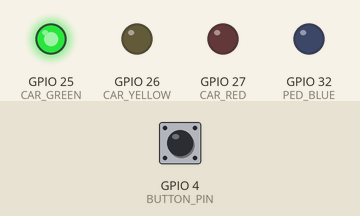
This sketch was run on a simulated ESP32. On the bench: output pins drawn as LEDs (lit = HIGH). Inputs (shaded band) come from the test bench; at power-on: GPIO 4 (BUTTON_PIN) HIGH.

Above: at 1.2 s.
1.3 s: GPIO 4 (BUTTON_PIN) pulled LOW for 0.15 s
At 1.55 s:
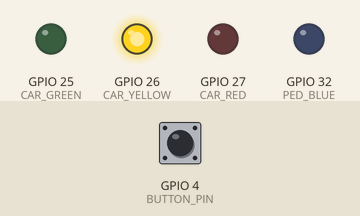
At 2.2 s:
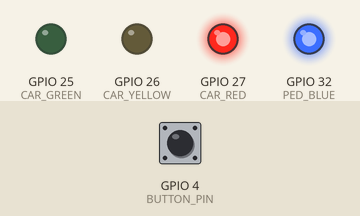
Timing chart, 0 to 7.3 s (numbered marks = the images above; inputs shaded):
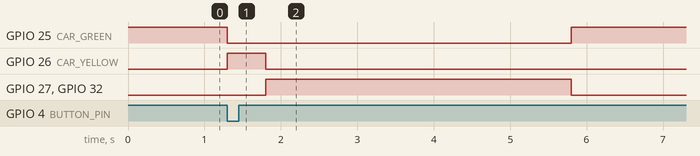

Measured:
- after the input at 1.3 s, GPIO 25 (CAR_GREEN): HIGH → LOW at once, → HIGH 4.5 s later; GPIO 26 (CAR_YELLOW): LOW → HIGH at once, → LOW 0.50 s later; GPIO 27 (CAR_RED), GPIO 32 (PED_BLUE): LOW → HIGH after 0.50 s, → LOW 4.0 s later

The sketch:

Assignment_2.ino
```cpp
// ---- Pins ----
const int CAR_GREEN  = 25;
const int CAR_YELLOW = 26;
const int CAR_RED    = 27;
const int PED_BLUE   = 32;
const int BUTTON_PIN = 4;

// ---- Timing (in 50 ms ticks) ----
const uint32_t TICK_US       = 50000;  // timer fires every 50 ms
const uint32_t YELLOW_TICKS  = 10;     // 0.5 s
const uint32_t PED_TICKS     = 80;     // 4 s

// ---- States ----
const int CAR_GREEN_STATE  = 0;
const int CAR_YELLOW_STATE = 1;
const int PED_WALK_STATE   = 2;
int state = CAR_GREEN_STATE;

// ---- Shared with ISRs ----
volatile bool     buttonPressed = false;
volatile uint32_t tickCount     = 0;

hw_timer_t *timer = NULL;

// Hardware interrupt: button
void IRAM_ATTR onButton() {
  buttonPressed = true;
}

// Timer interrupt: count ticks
void IRAM_ATTR onTimer() {
  tickCount++;
}

void setLights(bool green, bool yellow, bool red, bool blue) {
  digitalWrite(CAR_GREEN,  green);
  digitalWrite(CAR_YELLOW, yellow);
  digitalWrite(CAR_RED,    red);
  digitalWrite(PED_BLUE,   blue);
}

void resetTicks() {
  noInterrupts();
  tickCount = 0;
  interrupts();
}

uint32_t getTicks() {
  noInterrupts();
  uint32_t t = tickCount;
  interrupts();
  return t;
}

void setup() {
  pinMode(CAR_GREEN,  OUTPUT);
  pinMode(CAR_YELLOW, OUTPUT);
  pinMode(CAR_RED,    OUTPUT);
  pinMode(PED_BLUE,   OUTPUT);
  pinMode(BUTTON_PIN, INPUT_PULLUP);

  attachInterrupt(digitalPinToInterrupt(BUTTON_PIN), onButton, FALLING);

  // Timer: 1 MHz base, alarm every TICK_US
  timer = timerBegin(1000000);
  timerAttachInterrupt(timer, &onTimer);
  timerAlarm(timer, TICK_US, true, 0);

  setLights(HIGH, LOW, LOW, LOW);  // car green, pedestrian stop
}

void loop() {
  switch (state) {

    case CAR_GREEN_STATE:
      if (buttonPressed) {
        buttonPressed = false;
        resetTicks();
        setLights(LOW, HIGH, LOW, LOW);  // car yellow, pedestrian stop
        state = CAR_YELLOW_STATE;
      }
      break;

    case CAR_YELLOW_STATE:
      if (getTicks() >= YELLOW_TICKS) {
        resetTicks();
        setLights(LOW, LOW, HIGH, HIGH);  // car red, pedestrian walk (blue ON)
        state = PED_WALK_STATE;
      }
      break;

    case PED_WALK_STATE:
      if (getTicks() >= PED_TICKS) {
        buttonPressed = false;            // ignore presses during sequence
        setLights(HIGH, LOW, LOW, LOW);   // car green, pedestrian stop (blue OFF)
        state = CAR_GREEN_STATE;
      }
      break;
  }
}
```
